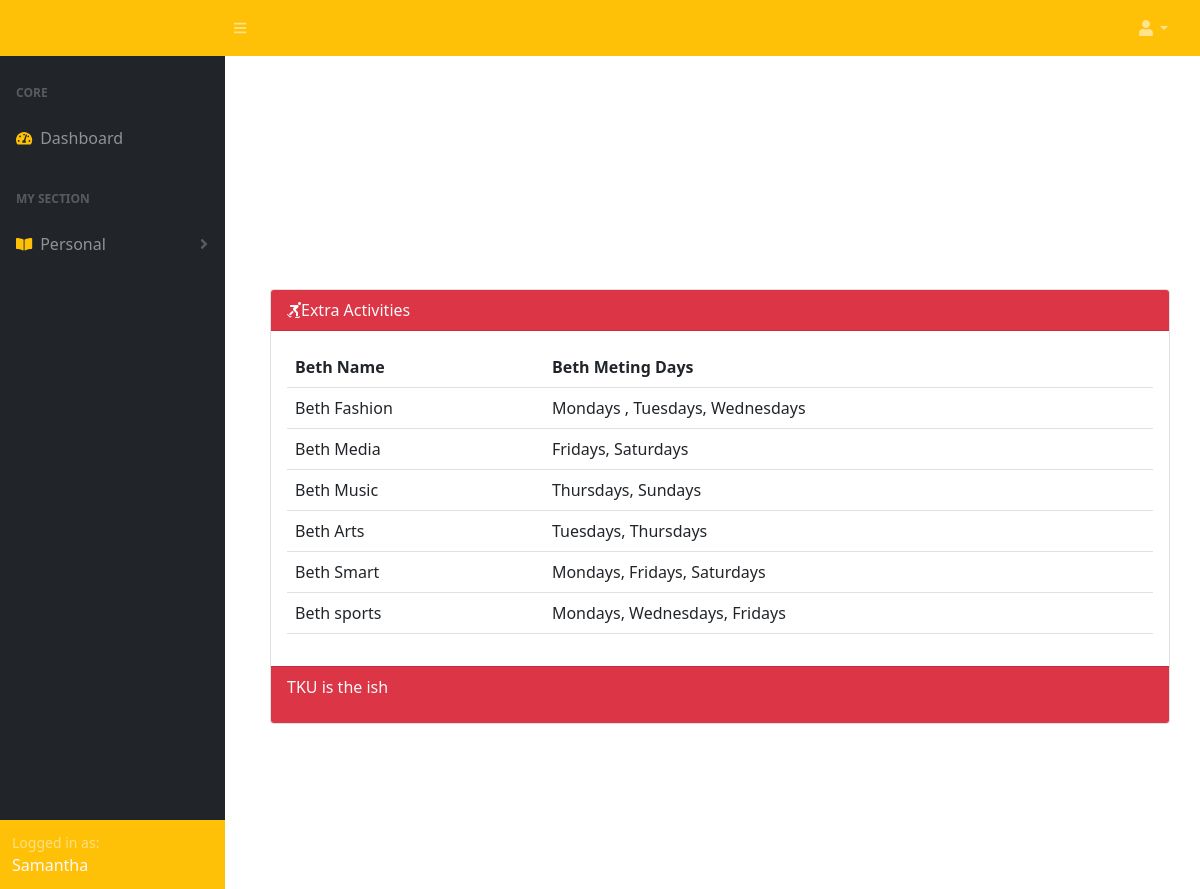
The page /FRONTEND/VIEW/TKU/TKUextra.php (signed in) on the database its author committed.
### tables this page shows
CREATE TABLE `tku_extra_curricula` (
  `extra_id` int(11) NOT NULL,
  `extra_name` varchar(150) NOT NULL,
  `extra_type` varchar(150) NOT NULL,
  `extra_meeting_days` varchar(150) NOT NULL,
  `fellowship_id` int(11) NOT NULL
);

### FRONTEND/VIEW/TKU/TKUextra.php (the view, shortened to what this page needs)
<?php
include('sidenavTKU.php');
require('../../../BACKEND/CONNECTIONS/database_connection.php');
?>
<!DOCTYPE html>
<html lang="en">
<head>
    <link rel="stylesheet" href="https://cdn.jsdelivr.net/npm/bootstrap@5.1.3/dist/css/bootstrap.min.css">
     <link href="https://cdn.jsdelivr.net/npm/simple-datatables@latest/dist/style.css" rel="stylesheet" />
     <link rel="stylesheet" href="https://cdnjs.cloudflare.com/ajax/libs/font-awesome/4.7.0/css/font-awesome.min.css">
</head>
<body>
<div class="card w-75" style="margin-top: -600px; margin-left:270px">
  <div class="card-header text-light bg-danger">
  <span><i class='fas fa-skating'></i>Extra Activities</span>
  </div>
  <div class="card-body">
      <?php
                            $query="SELECT extra_name, extra_meeting_days FROM tku_extra_curricula";
                           if($runQuery=mysqli_query($connection,$query)){
                            if(mysqli_num_rows($runQuery)>0)
                            {
                                    echo "<table class='table'>";
                                    echo "<tr>";
                                    echo "<th>Beth Name</th>";
                                    echo "<th>Beth Meting Days</th>";
                                    echo "</tr>";
                                while($row=mysqli_fetch_array($runQuery)){
                                    echo "<tr>";
                                    echo "<td>".$row['extra_name']. "</td>";
                                    echo "<td>".$row['extra_meeting_days']. "</td>";
                                }
                                echo "</table>";
                                }else{
                                    echo "No records found";
                                }
                                }
                            ?>
  </div>
  <div class="card-footer text-light bg-danger">
      <p>TKU is the ish</p>
  </div>
</div>
</body>
</html>

### rows shown on the page
tku_extra_curricula: extra_name "Beth Fashion", extra_meeting_days "Mondays , Tuesdays, Wednesdays"
tku_extra_curricula: extra_name "Beth Media", extra_meeting_days "Fridays, Saturdays"
tku_extra_curricula: extra_name "Beth Music", extra_meeting_days "Thursdays, Sundays"
tku_extra_curricula: extra_name "Beth Arts", extra_meeting_days "Tuesdays, Thursdays"
tku_extra_curricula: extra_name "Beth Smart", extra_meeting_days "Mondays, Fridays, Saturdays"
tku_extra_curricula: extra_name "Beth sports", extra_meeting_days "Mondays, Wednesdays, Fridays"

### other values the page prints
$firstname=$_SESSION['auth_user']['fname'] "Samantha"
